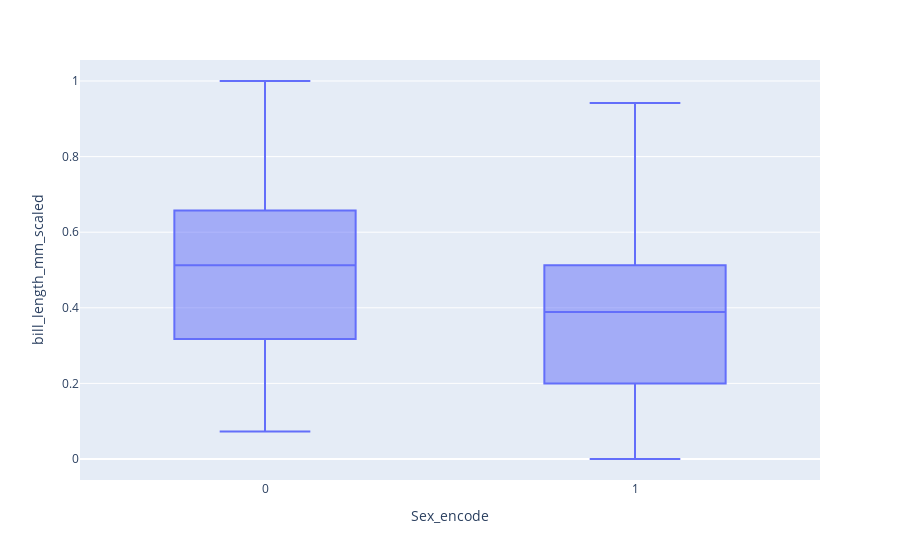

The notebook cell saved with this chart:
### Code cell
px.box(df , x="Sex_encode" , y="bill_length_mm_scaled")

### Figure 1 — Plotly figure (JSON) as saved in the notebook; plotly's stock layout.template omitted (floating-point values rounded to 4 significant figures; data arrays with more than 128 entries replaced by an {"elided": "..."} marker saying what was removed)
{"data": [{"alignmentgroup": "True", "hovertemplate": "Sex_encode=%{x}<br>bill_length_mm_scaled=%{y}<extra></extra>", "legendgroup": "", "marker": {"color": "#636efa"}, "name": "", "notched": false, "offsetgroup": "", "orientation": "v", "showlegend": false, "type": "box", "x": {"elided": "344 int values"}, "x0": " ", "xaxis": "x", "y": {"elided": "344 float values"}, "y0": " ", "yaxis": "y"}], "layout": {"boxmode": "group", "legend": {"tracegroupgap": 0}, "margin": {"t": 60}, "xaxis": {"anchor": "y", "domain": [0, 1], "title": {"text": "Sex_encode"}}, "yaxis": {"anchor": "x", "domain": [0, 1], "title": {"text": "bill_length_mm_scaled"}}}}
